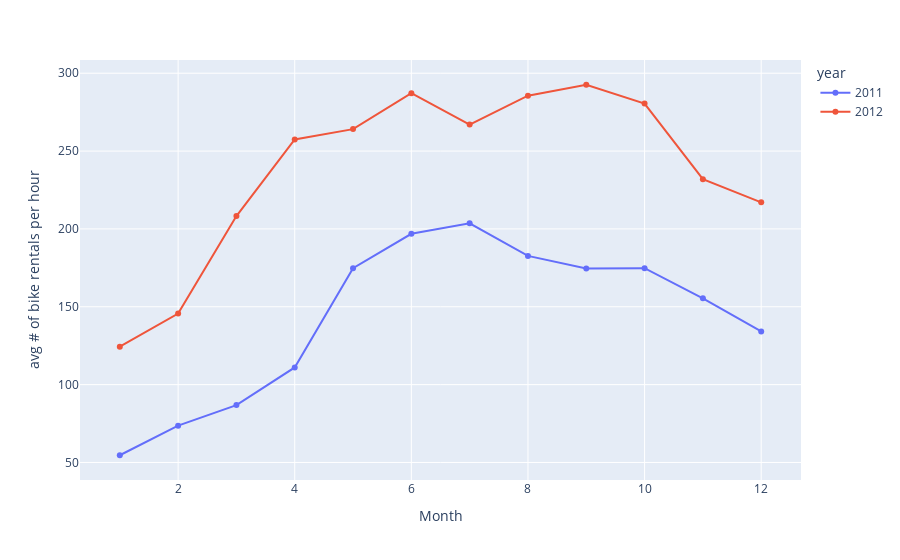

Notebook source saved alongside this figure:
### Code cell
px.line(
    yearly_bike_means,
    x="month",
    y="count",
    color="year",
    markers=True,
    labels=
    {
        "month": "Month",
        "count": "avg # of bike rentals per hour",
    },
    )

### Figure 1 — Plotly figure (JSON) as saved in the notebook; plotly's stock layout.template omitted (floating-point values rounded to 4 significant figures)
{"data": [{"hovertemplate": "year=2011<br>Month=%{x}<br>avg # of bike rentals per hour=%{y}<extra></extra>", "legendgroup": "2011", "line": {"color": "#636efa", "dash": "solid"}, "marker": {"symbol": "circle"}, "mode": "markers+lines", "name": "2011", "orientation": "v", "showlegend": true, "type": "scatter", "x": [1, 2, 3, 4, 5, 6, 7, 8, 9, 10, 11, 12], "xaxis": "x", "y": [54.65, 73.64, 86.85, 111.0, 174.8, 196.9, 203.6, 182.7, 174.6, 174.8, 155.5, 134.2], "yaxis": "y"}, {"hovertemplate": "year=2012<br>Month=%{x}<br>avg # of bike rentals per hour=%{y}<extra></extra>", "legendgroup": "2012", "line": {"color": "#EF553B", "dash": "solid"}, "marker": {"symbol": "circle"}, "mode": "markers+lines", "name": "2012", "orientation": "v", "showlegend": true, "type": "scatter", "x": [1, 2, 3, 4, 5, 6, 7, 8, 9, 10, 11, 12], "xaxis": "x", "y": [124.4, 145.6, 208.3, 257.5, 264.1, 287.2, 267.0, 285.6, 292.6, 280.5, 232.0, 217.1], "yaxis": "y"}], "layout": {"legend": {"title": {"text": "year"}, "tracegroupgap": 0}, "margin": {"t": 60}, "xaxis": {"anchor": "y", "domain": [0, 1], "title": {"text": "Month"}}, "yaxis": {"anchor": "x", "domain": [0, 1], "title": {"text": "avg # of bike rentals per hour"}}}}
